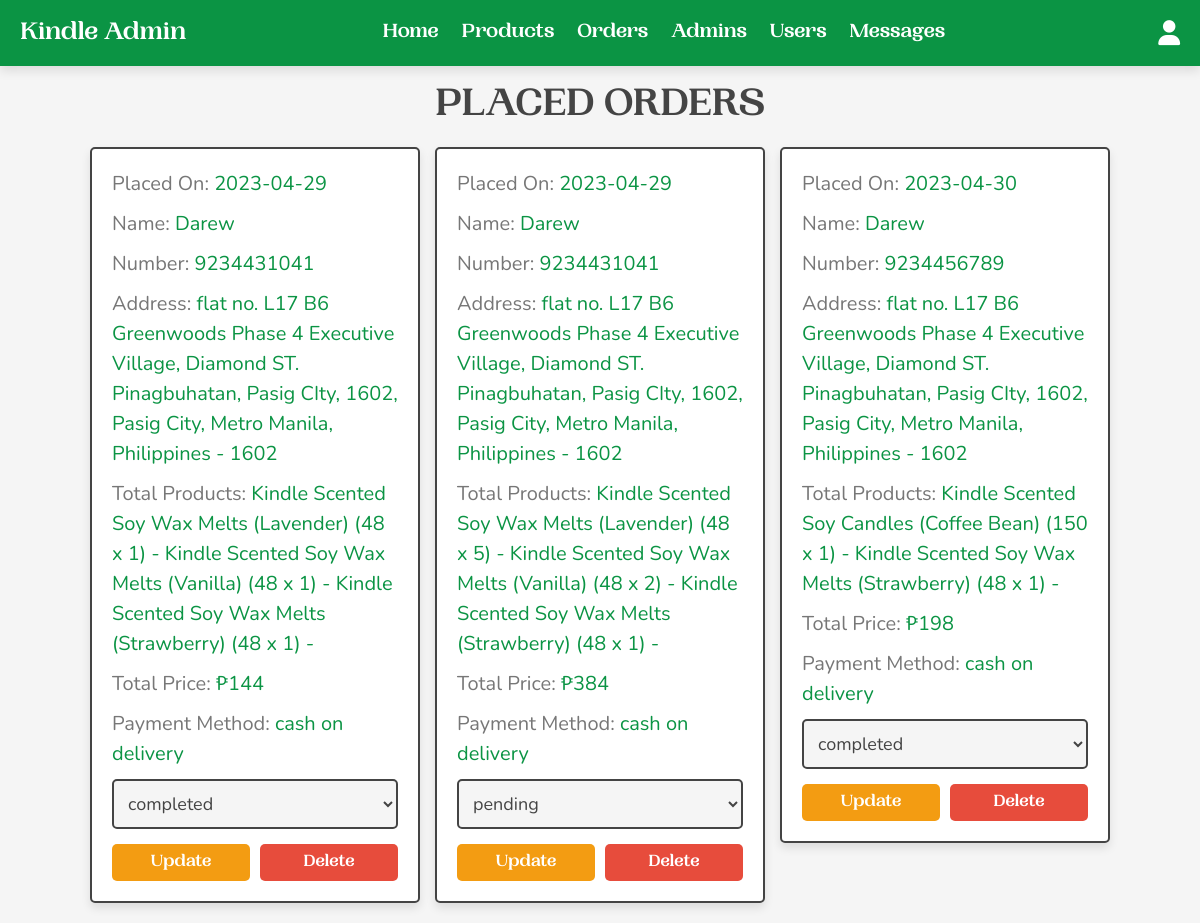
/admin/placed_orders.php (signed in), run on the app's committed database.
### tables this page shows
CREATE TABLE `orders` (
  `id` int(100) NOT NULL,
  `user_id` int(100) NOT NULL,
  `name` varchar(20) NOT NULL,
  `number` varchar(10) NOT NULL,
  `email` varchar(50) NOT NULL,
  `method` varchar(50) NOT NULL,
  `address` varchar(500) NOT NULL,
  `total_products` varchar(1000) NOT NULL,
  `total_price` int(100) NOT NULL,
  `placed_on` date NOT NULL DEFAULT current_timestamp(),
  `payment_status` varchar(20) NOT NULL DEFAULT 'pending'
);

### admin/placed_orders.php (the view, shortened to what this page needs)
<?php
include '../components/connect.php';
?>
<!DOCTYPE html>
<html lang="en">
<head>
   <link rel="stylesheet" href="https://cdnjs.cloudflare.com/ajax/libs/font-awesome/6.1.1/css/all.min.css">
   <link rel="stylesheet" href="../css/admin_styles.css">
</head>
<body>
<?php include '../components/admin_header.php'; ?>
<section class="orders">
<h1 class="heading">placed orders</h1>
<div class="box-container">
   <?php
      $select_orders = $conn->prepare("SELECT * FROM `orders`");
      $select_orders->execute();
      if($select_orders->rowCount() > 0){
         while($fetch_orders = $select_orders->fetch(PDO::FETCH_ASSOC)){
   ?>
   <div class="box">
      <p> Placed On: <span><?= $fetch_orders['placed_on']; ?></span> </p>
      <p> Name: <span><?= $fetch_orders['name']; ?></span> </p>
      <p> Number: <span><?= $fetch_orders['number']; ?></span> </p>
      <p> Address: <span><?= $fetch_orders['address']; ?></span> </p>
      <p> Total Products: <span><?= $fetch_orders['total_products']; ?></span> </p>
      <p> Total Price: <span>₱<?= $fetch_orders['total_price']; ?></span> </p>
      <p> Payment Method: <span><?= $fetch_orders['method']; ?></span> </p>
      <form action="" method="post">
         <select name="payment_status" class="select">
            <option selected disabled><?= $fetch_orders['payment_status']; ?></option>
         </select>
        <div class="flex-btn">
         <input type="submit" value="update" class="option-btn" name="update_payment">
         <a href="placed_orders.php?delete=<?= $fetch_orders['id']; ?>" class="delete-btn" onclick="return confirm('Delete this Order?');">Delete</a>
        </div>
      </form>
   </div>
   <?php
         }
      }else{
         echo '<p class="empty">no orders placed yet!</p>';
      }
   ?>
</div>
</section>
</body>
</html>

### css/admin_styles.css (style rules this page uses)
:root { --main-color:#0B9444; --dark-green: #0e7438; --light-green: #E6EFBE; --orange:#f39c12; --darkorange: #d48a11; --red:#e74c3c; --darkred: #c24132; --black:#444; --white:#fff; --light-color:#777; --light-bg:#f5f5f5; --border:.2rem solid var(--black); --box-shadow:0 .5rem 1rem rgba(0,0,0,.1); }
* { font-family: 'Nunito', sans-serif; margin:0; padding:0; box-sizing: border-box; outline: none; border:none; text-decoration: none; }
html { font-size: 62.5%; overflow-x: hidden; }
body { background-color: var(--light-bg); }
section { padding:2rem; max-width: 1200px; margin:0 auto; }
.heading { font-size: 4rem; color:var(--black); margin-bottom: 2rem; text-align: center; text-transform: uppercase; font-family: 'ppwl'; }
.btn, .delete-btn, .option-btn { display: block; width: 100%; margin-top: 1rem; border-radius: .5rem; padding:1rem 3rem; font-size: 1.7rem; font-family: 'ppwl'; text-transform: capitalize; color:var(--white); cursor: pointer; text-align: center; }
.option-btn { background-color: var(--orange); }
.delete-btn { background-color: var(--red); }
.flex-btn { display: flex; gap:1rem; }
.orders .box-container { display: grid; grid-template-columns: repeat(auto-fit, 33rem); gap:1.5rem; align-items: flex-start; justify-content: center; }
.orders .box-container .box { padding:2rem; padding-top: 1rem; border-radius: .5rem; border:var(--border); background-color: var(--white); box-shadow: var(--box-shadow); }
.orders .box-container .box p { line-height: 1.5; font-size: 2rem; color:var(--light-color); margin:1rem 0; }
.orders .box-container .box p span { color:var(--main-color); }
.orders .box-container .select { margin-bottom: .5rem; width: 100%; background-color: var(--light-bg); padding:1rem; font-size: 1.8rem; color:var(--black); border-radius: .5rem; border:var(--border); }

### data on the page
orders: placed_on "2023-04-29", name "Darew", number "9234431041", address "flat no. L17 B6 Greenwoods Phase 4 Executive Village, Diamond ST. Pinagbuhatan, Pasig CIty, 1602, Pasig City, Metro Manila, Philippines - 1602", total_products "Kindle Scented Soy Wax Melts (Lavender) (48 x 1) - Kindle Scented Soy Wax Melts (Vanilla) (48 x 1) - Kindle Scented Soy Wax Melts (Strawberry) (48 x 1) -", total_price "144", method "cash on delivery", payment_status "completed"
orders: placed_on "2023-04-29", name "Darew", number "9234431041", address "flat no. L17 B6 Greenwoods Phase 4 Executive Village, Diamond ST. Pinagbuhatan, Pasig CIty, 1602, Pasig City, Metro Manila, Philippines - 1602", total_products "Kindle Scented Soy Wax Melts (Lavender) (48 x 5) - Kindle Scented Soy Wax Melts (Vanilla) (48 x 2) - Kindle Scented Soy Wax Melts (Strawberry) (48 x 1) -", total_price "384", method "cash on delivery", payment_status "pending"
orders: placed_on "2023-04-30", name "Darew", number "9234456789", address "flat no. L17 B6 Greenwoods Phase 4 Executive Village, Diamond ST. Pinagbuhatan, Pasig CIty, 1602, Pasig City, Metro Manila, Philippines - 1602", total_products "Kindle Scented Soy Candles (Coffee Bean) (150 x 1) - Kindle Scented Soy Wax Melts (Strawberry) (48 x 1) -", total_price "198", method "cash on delivery", payment_status "completed"
